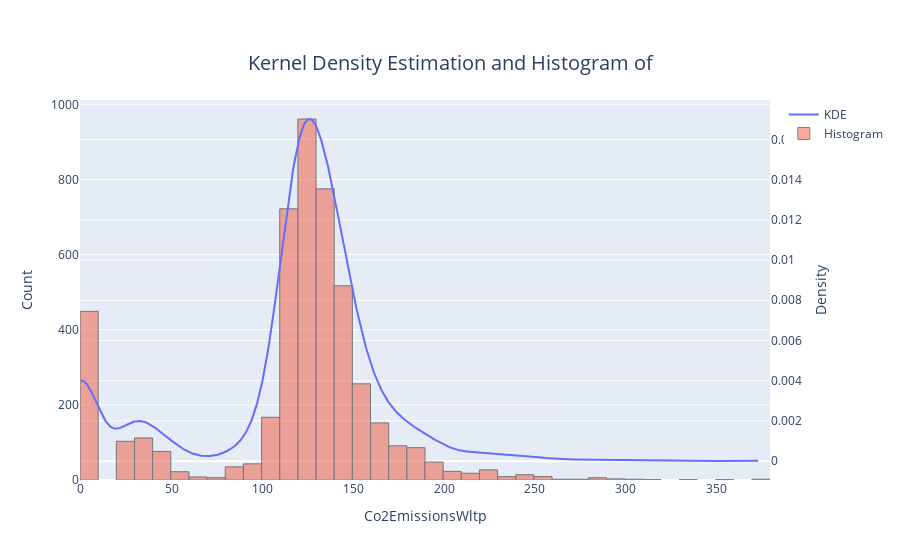

This figure's notebook cell:
### Code cell
import plotly.graph_objects as go
import numpy as np
from scipy.stats import gaussian_kde

def plot_continuous_distribution(s, title='', interactive=True):
    # Calculate the Kernel Density Estimation of the series
    x = np.linspace(s.min(), s.max(), 1000)
    kde = gaussian_kde(s)
    y = kde.evaluate(x)

    # Create the line plot for the KDE
    fig = go.Figure()
    fig.add_trace(go.Scatter(x=x, y=y, mode='lines', name='KDE', yaxis='y2'))

    # Add a histogram
    fig.add_trace(go.Histogram(x=s, nbinsx=40, name='Histogram'))

    # Add title and labels
    fig.update_layout(
        title={
            'text': f'Courbe KDE de {title}',
            'y':0.9,
            'x':0.5,
            'xanchor': 'center',
            'yanchor': 'top',
            'font': dict(
                size=20
            )
        },
        xaxis_title=s.name,
        yaxis_title='Count',
        yaxis2=dict(
            title='Density',
            overlaying='y',
            side='right'
        ),
        barmode='overlay'
    )

    # Make the histogram semi-transparent
    fig.data[1].marker.line.width = 1
    fig.data[1].marker.line.color = "black"
    fig.data[1].opacity = 0.5

    if interactive:
        fig.show()
    else:
        img_bytes = pio.to_image(fig, format='png')
        display(Image(img_bytes))
plot_continuous_distribution(y)

### Figure 1 — Plotly figure (JSON) as saved in the notebook; plotly's stock layout.template omitted (floating-point values rounded to 4 significant figures; data arrays with more than 128 entries replaced by an {"elided": "..."} marker saying what was removed)
{"data": [{"mode": "lines", "name": "KDE", "type": "scatter", "x": {"elided": "1000 float values"}, "y": {"elided": "1000 float values"}, "yaxis": "y2"}, {"marker": {"line": {"color": "black", "width": 1}}, "name": "Histogram", "nbinsx": 40, "opacity": 0.5, "type": "histogram", "x": {"elided": "4749 int values"}}], "layout": {"barmode": "overlay", "title": {"font": {"size": 20}, "text": "Kernel Density Estimation and Histogram of ", "x": 0.5, "xanchor": "center", "y": 0.9, "yanchor": "top"}, "xaxis": {"title": {"text": "Co2EmissionsWltp"}}, "yaxis": {"title": {"text": "Count"}}, "yaxis2": {"overlaying": "y", "side": "right", "title": {"text": "Density"}}}}
